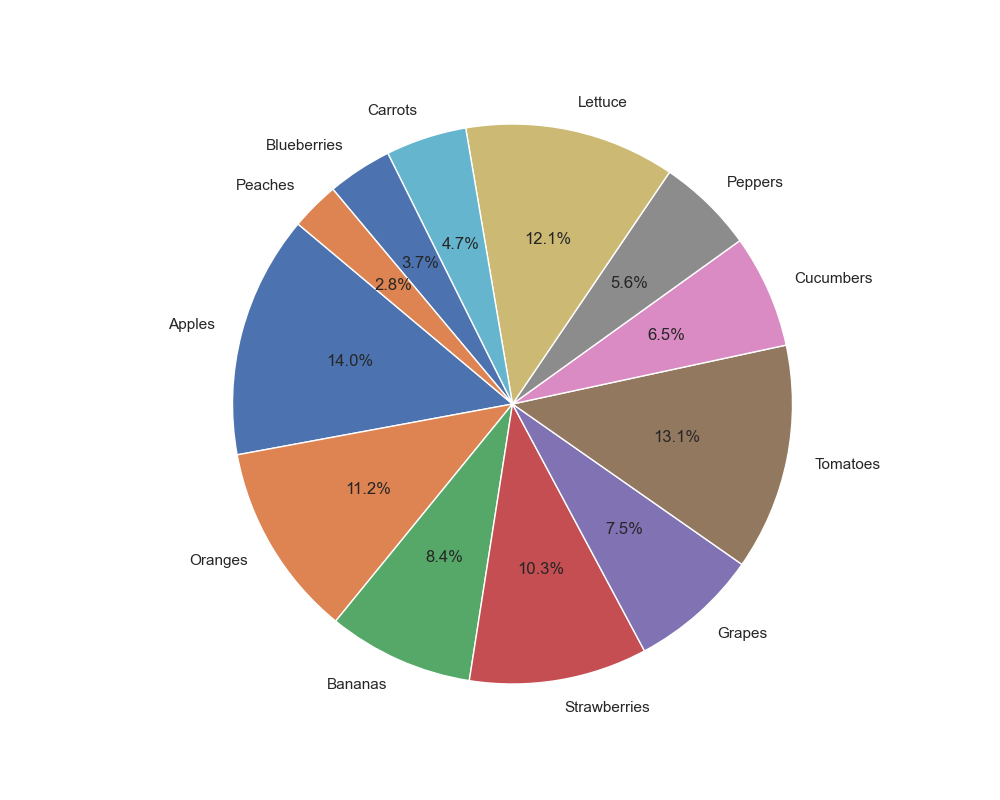

This figure's Python source:

import matplotlib.pyplot as plt

# Given data
chart_data = [
    {'Produce': 'Apples', 'Sales (in units)': 150},
    {'Produce': 'Oranges', 'Sales (in units)': 120},
    {'Produce': 'Bananas', 'Sales (in units)': 90},
    {'Produce': 'Strawberries', 'Sales (in units)': 110},
    {'Produce': 'Grapes', 'Sales (in units)': 80},
    {'Produce': 'Tomatoes', 'Sales (in units)': 140},
    {'Produce': 'Cucumbers', 'Sales (in units)': 70},
    {'Produce': 'Peppers', 'Sales (in units)': 60},
    {'Produce': 'Lettuce', 'Sales (in units)': 130},
    {'Produce': 'Carrots', 'Sales (in units)': 50},
    {'Produce': 'Blueberries', 'Sales (in units)': 40},
    {'Produce': 'Peaches', 'Sales (in units)': 30}
]

# Extracting data for plotting
labels = [item['Produce'] for item in chart_data]
sizes = [item['Sales (in units)'] for item in chart_data]

# Plotting the pie chart
plt.figure(figsize=(10, 8))  # Set the figure size
plt.pie(sizes, labels=labels, autopct='%1.1f%%', startangle=140)
plt.axis('equal')  # Equal aspect ratio ensures that pie is drawn as a circle.

# Display the plot
plt.show()
